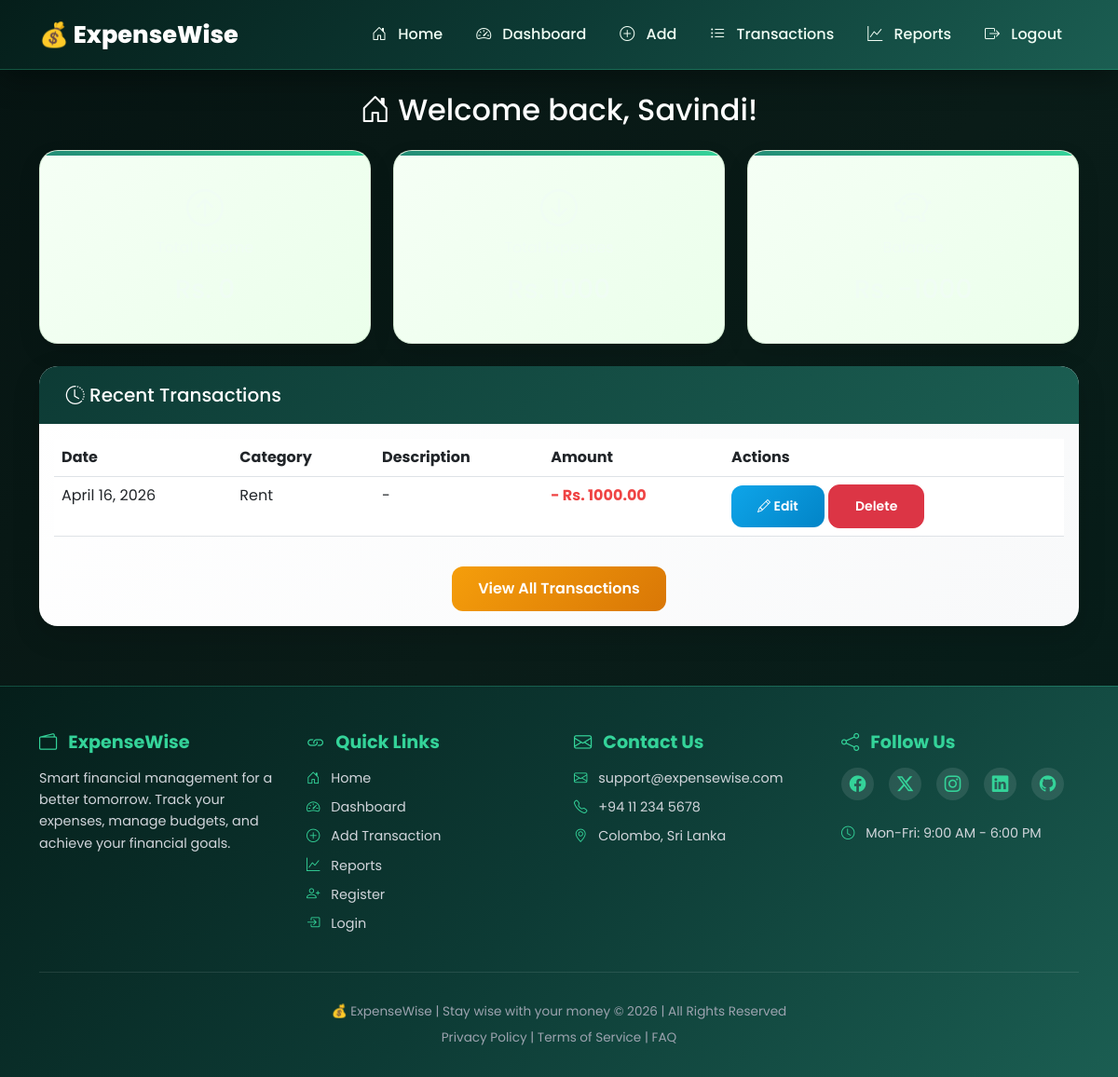
Screenshot of /transactions/ (signed in) with the database file from the repository.
### transactions/models.py (models this page shows, shortened)
class Transaction(models.Model):
    TYPE_CHOICES = [
        ('income', 'Income'),
        ('expense', 'Expense'),
    ]
    user = models.ForeignKey(User, on_delete=models.CASCADE)
    type = models.CharField(max_length=10, choices=TYPE_CHOICES)
    amount = models.DecimalField(max_digits=10, decimal_places=2)
    category = models.ForeignKey(Category, on_delete=models.SET_NULL, null=True)
    description = models.TextField(blank=True)
    date = models.DateField()

class Category(models.Model):
    name = models.CharField(max_length=100)
    def __str__(self):
        return self.name

### transactions/views.py (the view)
# urls.py: path('', views.dashboard, name='dashboard'),
@login_required
def dashboard(request):
    transactions = Transaction.objects.filter(user=request.user).order_by('-date')[:10]
    total_income = Transaction.objects.filter(
        user=request.user,
        type='income'
    ).aggregate(total=Sum('amount'))['total'] or 0
    total_expenses = Transaction.objects.filter(
        user=request.user,
        type='expense'
    ).aggregate(total=Sum('amount'))['total'] or 0
    balance = total_income - total_expenses
    context = {
        'transactions': transactions,
        'total_income': total_income,
        'total_expenses': total_expenses,
        'balance': balance,
    }
    return render(request, 'transactions/dashboard.html', context)

### transactions/templates/transactions/dashboard.html (shortened to what this page needs)
{% extends 'base.html' %}
{% block content %}
<div class="row">
    <div class="col-12">
        <h2 class="text-center mb-4" style="color: #ffffff;">
            <i class="bi bi-house-door"></i> Welcome back, {{ user.username }}!
        </h2>
    </div>
</div>
<div class="row mb-4">
    <div class="col-md-4">
        <div class="stat-card income">
            <i class="bi bi-arrow-up-circle"></i>
            <p>Total Income</p>
            <h3>Rs. {{ total_income|default:"0" }}</h3>
        </div>
    </div>
    <div class="col-md-4">
        <div class="stat-card expense">
            <i class="bi bi-arrow-down-circle"></i>
            <p>Total Expenses</p>
            <h3>Rs. {{ total_expenses|default:"0" }}</h3>
        </div>
    </div>
    <div class="col-md-4">
        <div class="stat-card balance">
            <i class="bi bi-piggy-bank"></i>
            <p>Balance</p>
            <h3>Rs. {{ balance|default:"0" }}</h3>
        </div>
    </div>
</div>
<div class="card">
    <div class="card-header">
        <h5 class="mb-0"><i class="bi bi-clock-history"></i> Recent Transactions</h5>
    </div>
    <div class="card-body">
        <div class="table-responsive">
            <table class="table table-hover">
                <thead>
                    <tr>
                        <th>Date</th>
                        <th>Category</th>
                        <th>Description</th>
                        <th>Amount</th>
                        <th>Actions</th>
                    </tr>
                </thead>
                <tbody>
                    {% for t in transactions %}
                    <tr>
                        <td>{{ t.date }}</td>
                        <td>{{ t.category }}</td>
                        <td>{{ t.description|default:"-" }}</td>
                        <td class="{% if t.type == 'income' %}text-success{% else %}text-danger{% endif %} fw-bold">
                            {% if t.type == 'income' %}+{% else %}-{% endif %} Rs. {{ t.amount }}
                        </td>
                        <td>
                            <a href="{% url 'edit_transaction' t.pk %}" class="btn btn-sm" title="Edit" style="background: linear-gradient(135deg, #0ea5e9, #0284c7); color: white; border: none;">
                                <i class="bi bi-pencil"></i> Edit
                            </a>
                            <a href="{% url 'delete_transaction' t.pk %}" class="btn btn-danger btn-sm">Delete</a>
                        </td>
                    </tr>
                    {% empty %}
                    <tr>
                        <td colspan="5" class="text-center">No transactions yet</td>
                    </tr>
                    {% endfor %}
                </tbody>
            </table>
        </div>
        <div class="text-center mt-3">
            <a href="{% url 'transaction_list' %}" class="btn btn-primary">View All Transactions</a>
        </div>
    </div>
</div>
{% endblock %}

### templates/base.html (style rules this page uses)
:root { --green-deepest: #051E1A; --green-darker: #0A2F2A; --green-dark: #0D3B35; --green-medium-dark: #114B43; --green-medium: #1B5E52; --green-forest: #1B6B5E; --green-emerald: #238B75; --green-light: #2EA88E; --green-bright: #34D399; --green-glow: #6EE7B7; --gold: #F59E0B; --gold-dark: #D97706; --red: #EF4444; --text-white: #FFFFFF; --text-light: #F0FDF4; --text-gray: #D1D5DB; --text-muted: #9CA3AF; --bg-darker: #061412; --bg-dark: #0A1C18; }
* { margin: 0; padding: 0; box-sizing: border-box; }
body { font-family: 'Poppins', 'Segoe UI', sans-serif; background: linear-gradient(135deg, var(--bg-darker) 0%, var(--bg-dark) 50%, var(--green-deepest) 100%); color: var(--text-light); min-height: 100vh; }
.btn-primary { background: linear-gradient(135deg, #F59E0B 0%, #D97706 100%); color: white; font-weight: 600; border: none; }
.btn { border-radius: 12px; padding: 12px 28px; font-weight: 600; transition: all 0.3s; }
.stat-card { background: linear-gradient(135deg, #F5FFF5 0%, #EBFFEB 100%); border-radius: 20px; padding: 2rem 1.5rem; text-align: center; transition: all 0.4s; position: relative; overflow: hidden; box-shadow: 0 10px 25px rgba(0, 0, 0, 0.1); border: 1px solid rgba(100, 150, 100, 0.2); }
.stat-card::before { content: ''; position: absolute; top: 0; left: 0; right: 0; height: 5px; background: linear-gradient(90deg, var(--green-emerald), var(--green-bright)); }
.stat-card i { font-size: 2.5rem; margin-bottom: 1rem; }
.card { border: none; border-radius: 20px; background: linear-gradient(135deg, #FFFFFF 0%, #F8F9FA 100%); box-shadow: 0 10px 30px rgba(0, 0, 0, 0.15); transition: all 0.4s; overflow: hidden; }
.card-header { background: linear-gradient(135deg, var(--green-dark) 0%, var(--green-medium) 100%); color: var(--text-white); border: none; padding: 1.2rem 1.8rem; font-weight: 700; }
.text-danger { color: var(--red) !important; }
.hero-hover-card, .card, .stat-card, .feature-wrapper { animation: fadeInUp 0.6s ease-out; }

### rows the page displays
Transaction: date "April 16, 2026", category "Rent", description "-", amount "1000.00"

### other values shown
{{ user.username }} "Savindi"
